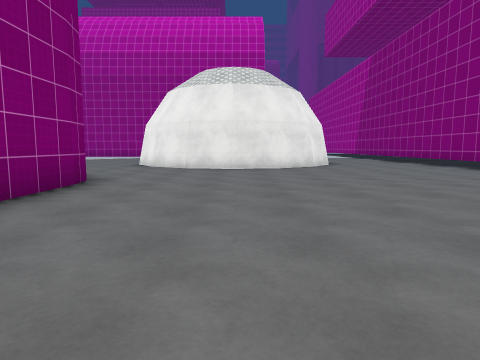
View 1 (above)

24 first-person views from a walk through a scene from a Unity 3-D project. The camera is 1.2 m above the floor, tilts 6° down and sees 75° across. The floor is counted in squares, 2 m on a side. Each view is taken from the middle of a square. On the plan, view 1 faces up. The plan holds only what a view shows up to about 9 squares ahead; the rest is blank. The place goes on beyond the plan. The player character is not drawn. Surface patterns are stand-ins for the level's own textures.

View 2
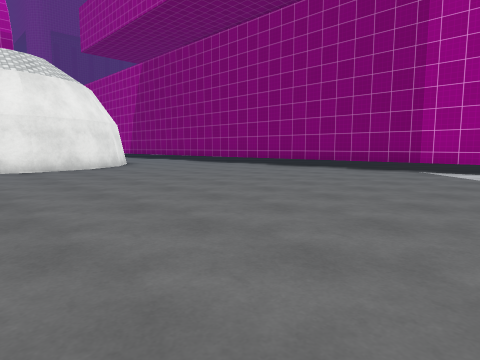

View 3
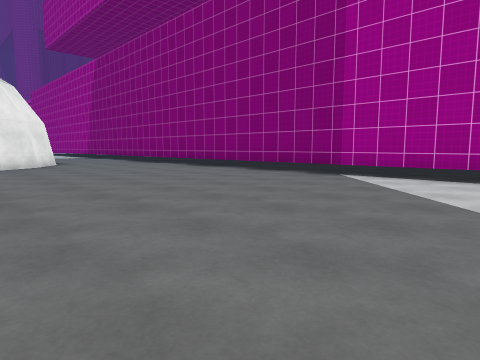

View 4
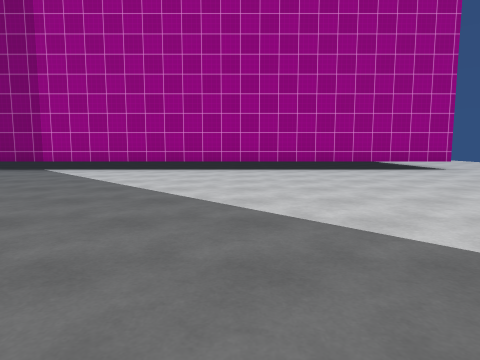

View 5
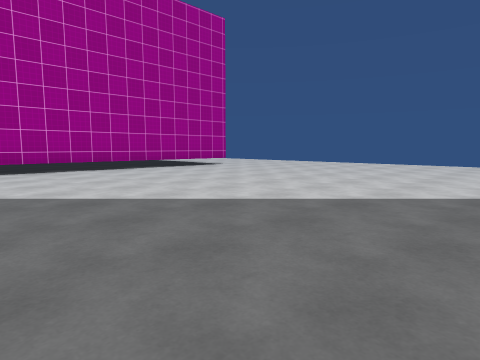

View 6
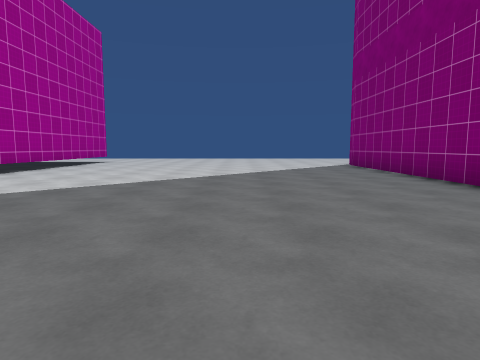

View 7
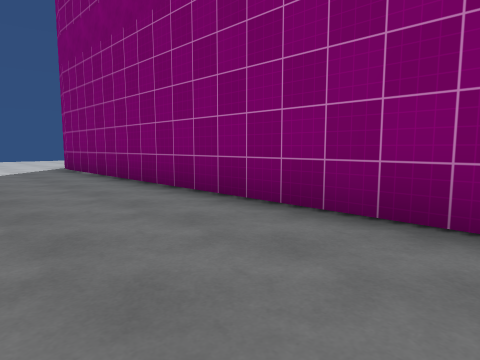

View 8
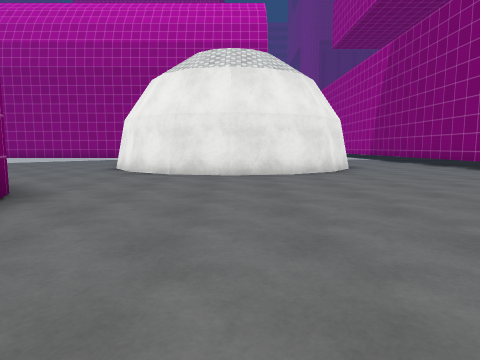

View 9
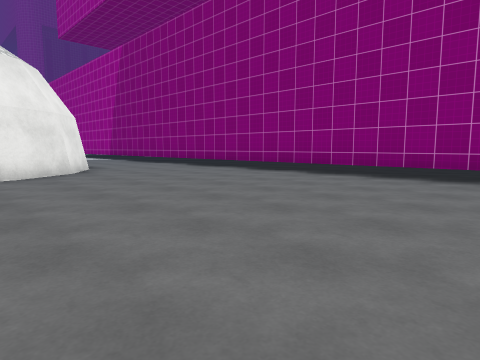

View 10
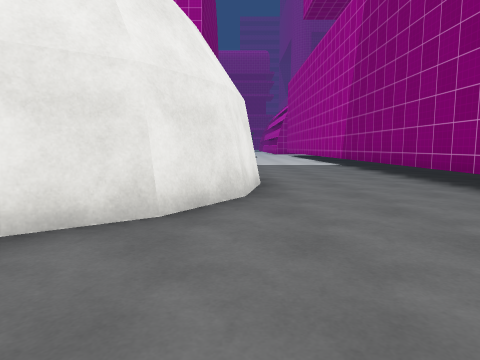

View 11
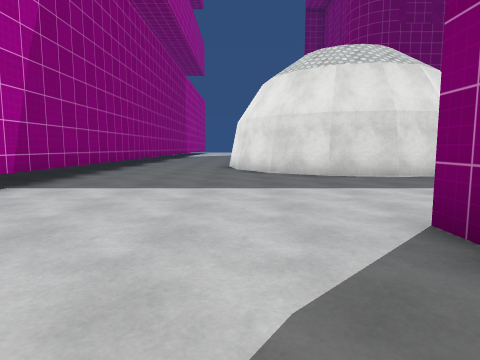

View 12
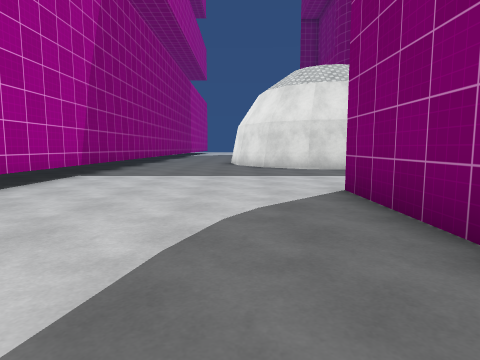

View 13
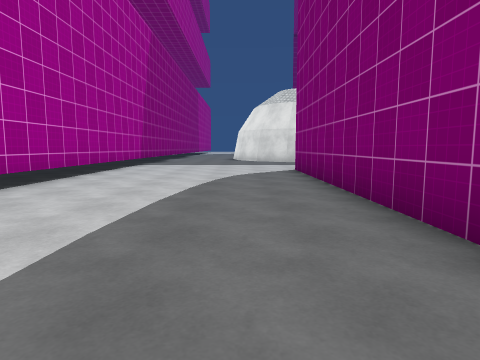

View 14
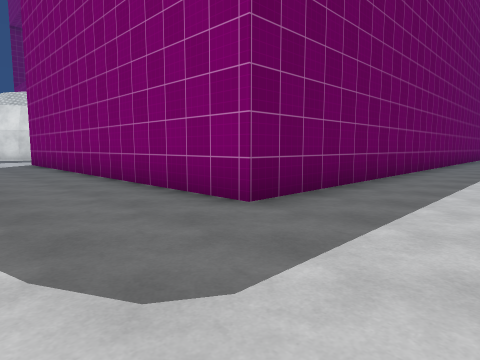

View 15
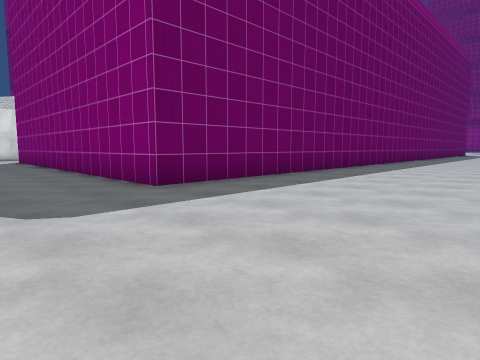

View 16
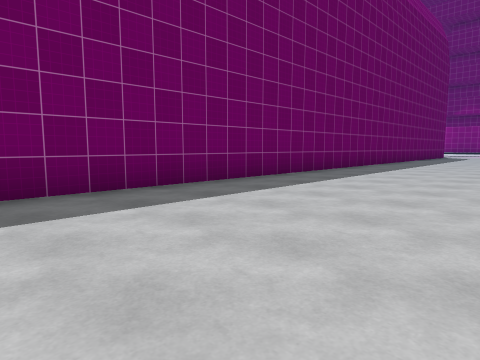

View 17
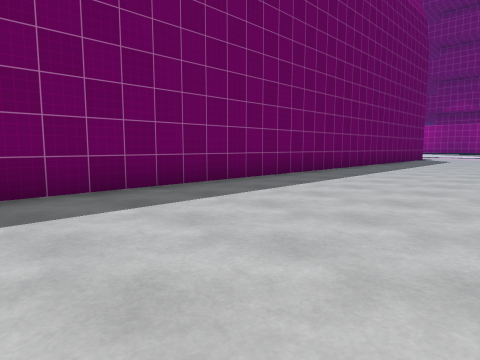

View 18
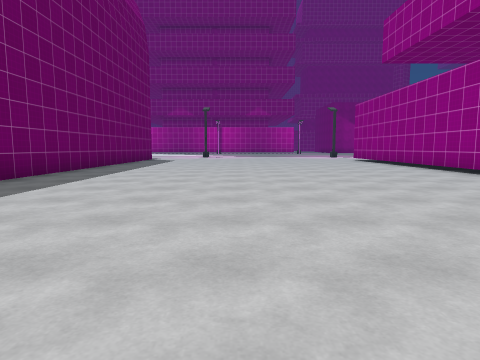

View 19
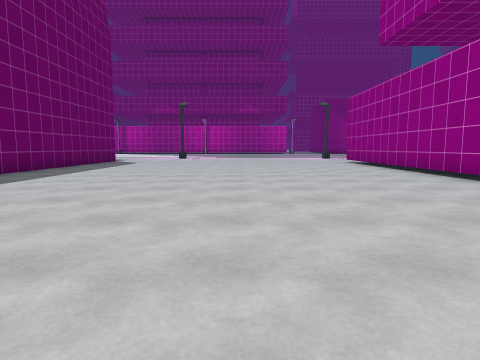

View 20
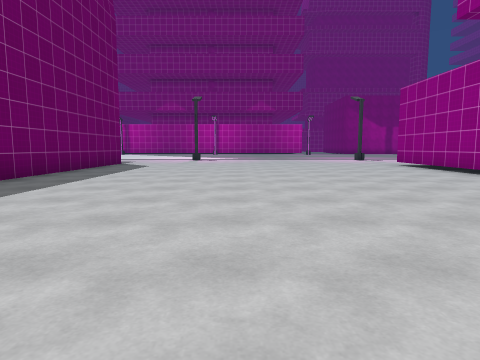

View 21
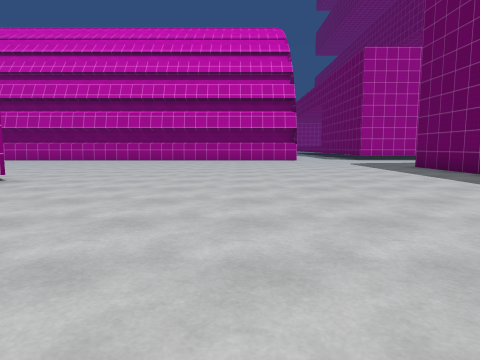

View 22
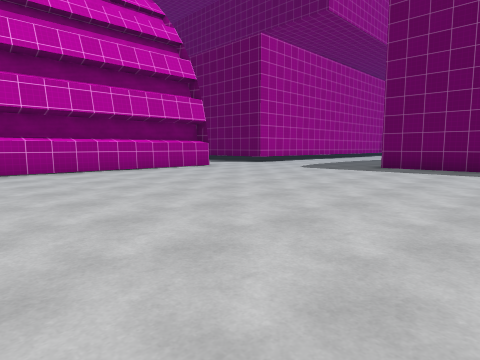

View 23
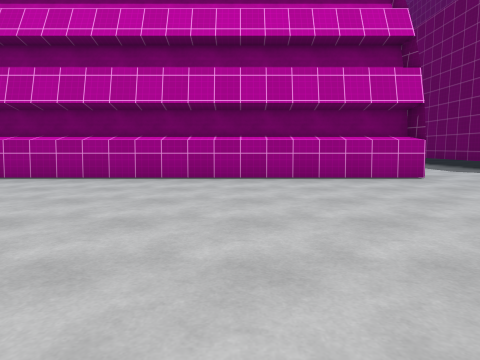

View 24
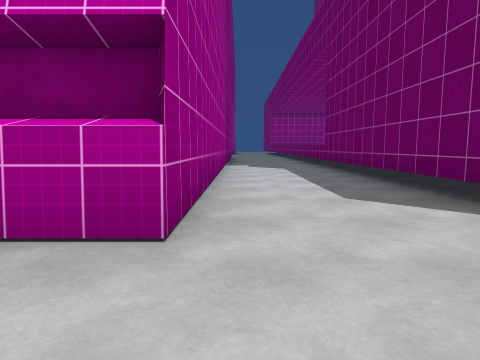

### Floor plan
Points are (right, up) in squares from view 1. A wall is a line through its corners. A room is listed if a view was taken in it or the views show most of it. See-through windows are left out.
Room 1 (views 1, 2, 3, 4, 5, 6, 7, 8, 9, 10)
walls: (-2.6, 5) (-2.6, -6); (-3, 6) (-2.7, 5.4) (-2.6, 4.8); (-2.6, -5.9) (-2.7, -6.5); (6.4, -6.5) (6.4, 9.4); (3.1, 10.9) (2.3, 9.7) (1.2, 9) (-0.2, 8.7) (-1.5, 9)
ways out: opening at (-2.5, 7.5) to room 2; opening at (5, 9.3) to room 2
Room 2 (views 11, 12, 13, 14, 15, 16, 17, 18, 19, 20, 21, 22, 23, 24)
walls: (-1.3, 15.4) (-0.1, 15.6) (1.1, 15.4) (2.2, 14.7) (3, 13.5) (3.1, 12.9); (-1.5, 9) (-2.7, 9.8) (-3.4, 10.8); (3.2, 12.2) (2.9, 10.7); (6.4, 9.4) (6.4, 23.6); (-20.1, 29.7) (1.5, 29.7) (1.5, 19.6); (7.3, 29.5) (13.1, 29.5); (6.4, 32.6) (6.4, 40.5); (-13.7, 39.2) (-20.1, 39.2); (13, 32.5) (6, 32.5) (6, 40.5)
ways out: opening at (-2.5, 7.5) to room 1; opening at (5, 9.3) to room 1

Positions as (right, up) in squares from view 1, and headings:
1: (0, 0), facing up
2: (-2, 0), facing up-right
3: (0, -1), facing up-right
4: (-2, -3), facing right
5: (-2, -1), facing down-right
6: (1, 4), facing down
7: (0, 3), facing down-left
8: (0, 2), facing up
9: (0, 2), facing up-right
10: (3, 7), facing up
11: (3, 22), facing down
12: (3, 24), facing down
13: (3, 28), facing down
14: (4, 32), facing down-left
15: (4, 34), facing down-left
16: (-2, 34), facing down-left
17: (-6, 34), facing down-left
18: (-7, 34), facing left
19: (-9, 35), facing left
20: (-11, 34), facing left
21: (-8, 35), facing right
22: (-2, 39), facing down-right
23: (0, 36), facing right
24: (4, 32), facing right
